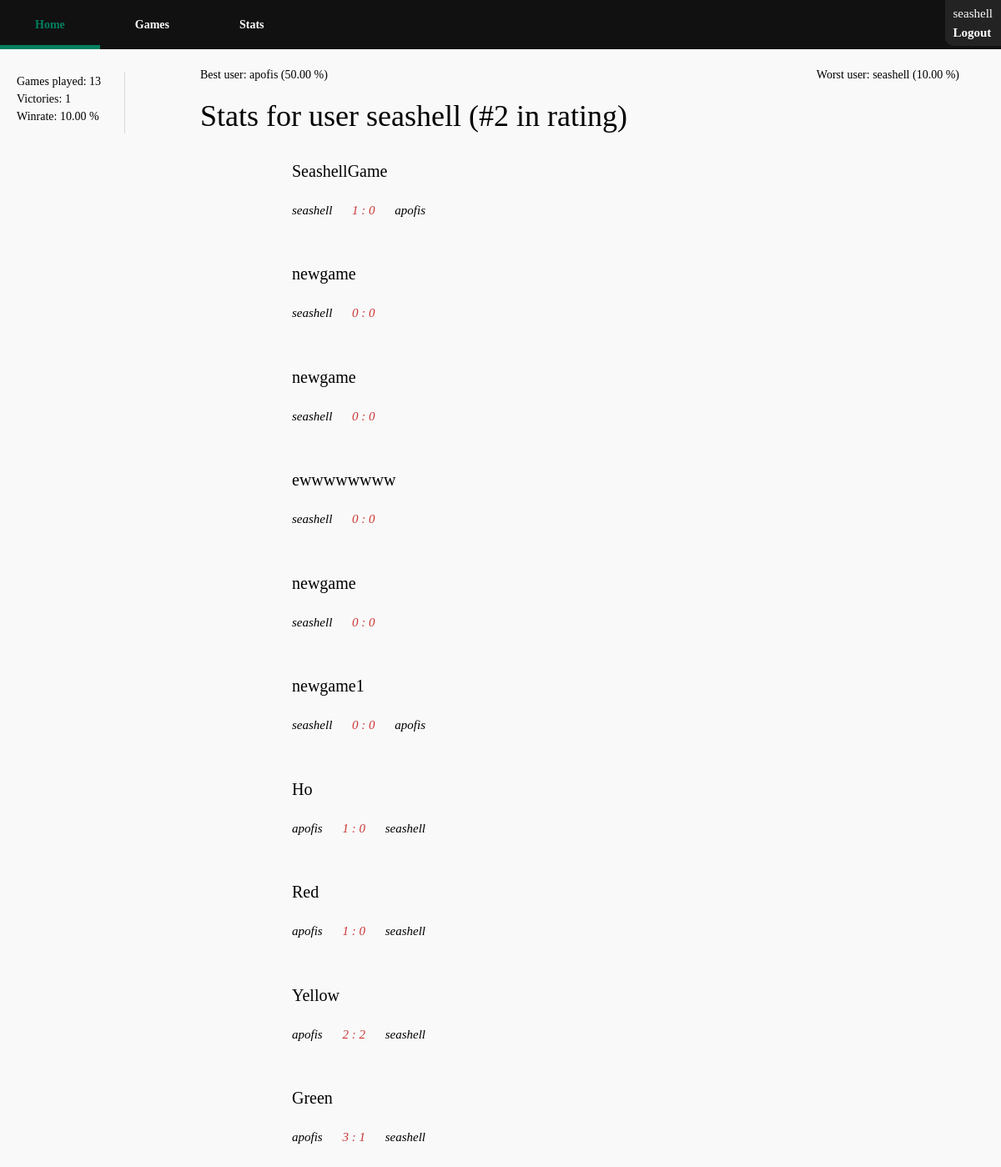
Page /stats/ (signed in) on the earlier database version.
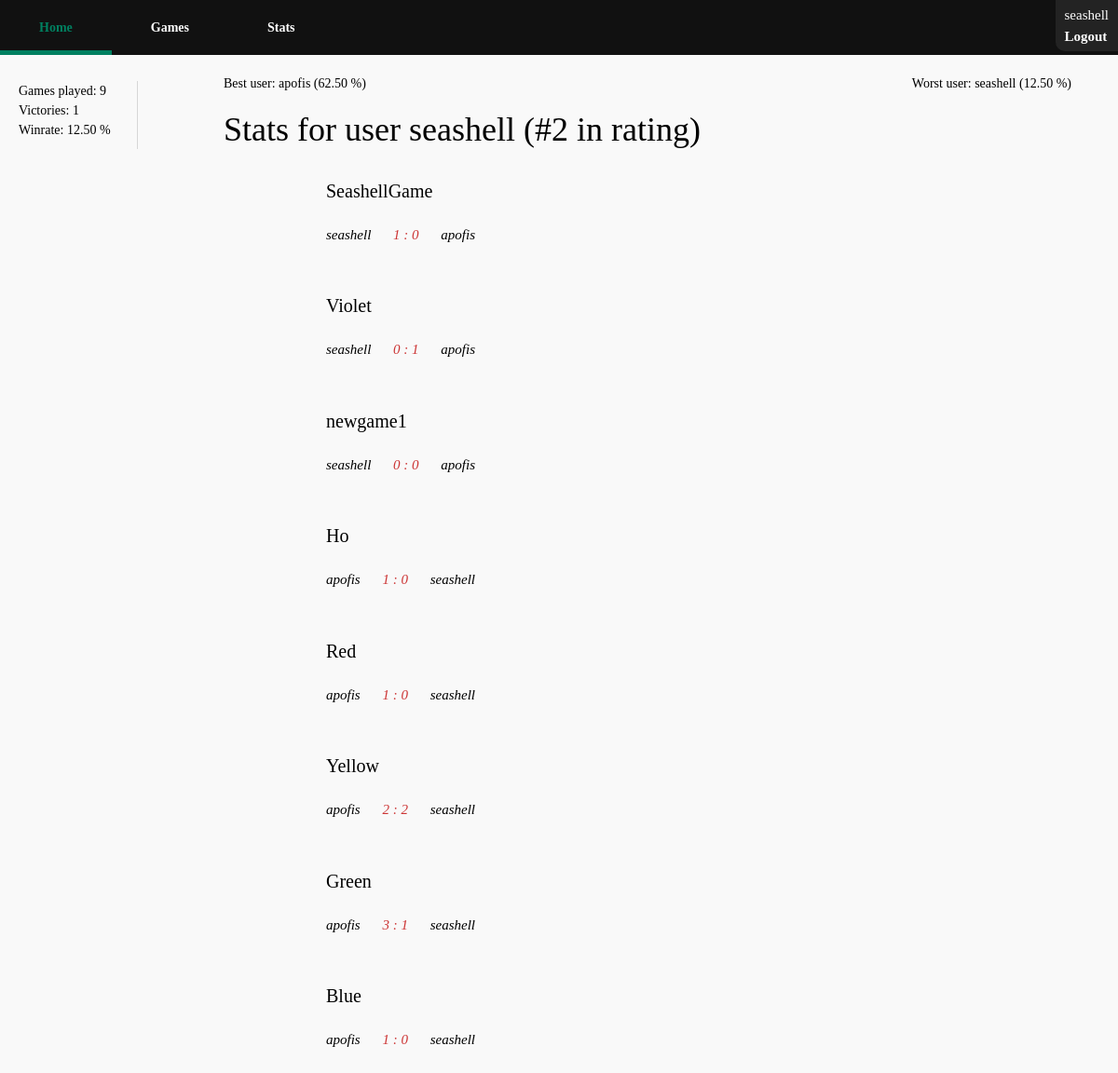
Same page on the later database version.
### testapp/models.py (models this page shows)
class Game(models.Model):
    isCompleted = models.BooleanField(default=False)
    isPublic = models.BooleanField()
    password = models.CharField(max_length=10, null=True)
    gameName = models.CharField(max_length=100, default='NoNameGame')
    ownerID = models.ForeignKey(User, on_delete=models.CASCADE, related_name='owner')
    secondPlayerID =models.ForeignKey(User, on_delete=models.SET_NULL, null=True, related_name='secondPlayer')
    winnerID = models.ForeignKey(User, on_delete=models.SET_NULL, null=True, related_name='winner')
    ownerScore = models.IntegerField(default=0)
    secondPlayerScore = models.IntegerField(default=0)

### userStatistics/views.py (the view)
# urls.py: path('', views.statsAll, name='Games Stats')
@login_required()
def statsAll(request):
    currentUser = request.user;
    games = Game.objects.filter(Q(ownerID = currentUser) | Q(secondPlayerID = currentUser) )
    wonGames = games.filter(winnerID=currentUser)
    users = User.objects.all()
    rating = list()
    for u in users:
        games1 = Game.objects.filter(isCompleted=True).filter(Q(ownerID=u) | Q(secondPlayerID=u))
        wins = games.filter(winnerID=u).count()
        if games1.count() > 0:
            item = (u, wins / games1.count())
            rating.append(item)
    rating.sort(key=(lambda i: i[1]), reverse=True)
    for r in rating:
        if r[0] == currentUser:
            currUserPlace = rating.index(r) + 1
    return render(
        request,'stats/statsAll.html', { 'currentUser': { 'username': currentUser.get_username,
                                                          'place': currUserPlace,
                                                          'amountGamesPlayed': games.count(),
                                                          'victories': wonGames.count(),
                                                          'winrate': "{0:.2f}".format(
                                                              wonGames.count() * 100 / games.filter(
                                                                  isCompleted=True).count()),
                                                          },
                                         'games': games.exclude(isCompleted=False),
                                         'bestUser': {'user': rating[0][0], 'winrate': "{0:.2f}".format(rating[0][1] * 100)},
                                         'worstUser': {'user': rating[-1][0], 'winrate': "{0:.2f}".format(rating[-1][1] * 100)}}
    )

### templates/stats/statsAll.html (shortened to what this page needs)
{% extends "base_generic.html" %}
{% block aside %}
    <aside id="gamenav">
        <ul>
            <li>Games played: {{ currentUser.amountGamesPlayed }}</li>
            <li>Victories: {{ currentUser.victories }}</li>
            <li>Winrate: {{ currentUser.winrate }} %</li>
        </ul>
    </aside>
{% endblock %}
{% block content %}
    <div id="allgames-top">
        <span id="allgames-top-create">Best user: {{ bestUser.user.get_username }} ({{ bestUser.winrate }} %)</span>
        <span id="allgames-top-stats">Worst user: {{ worstUser.user.get_username }} ({{ worstUser.winrate }} %)</span>
    </div>
    <h1>Stats for user {{ currentUser.username }} (#{{ currentUser.place }} in rating)</h1>
    <div id="oldmoves-container">
    <ul id="oldmoves-list">
            {% for game in games %}
            <li class="notification-item">
                <div>{{ game.gameName }}</div> <br/>
                <span>
                    <p class="player">{{ game.ownerID.username }} </p>
                    <p id="score">{{ game.ownerScore }} : {{ game.secondPlayerScore }} </p>
                    <p class="player">{{ game.secondPlayerID.username }}</p>
                </span>
            </li>
            {% endfor %}
        </ul>
    </div>
{% endblock %}

### templates/base_generic.html (shortened to what this page needs)
<!DOCTYPE html>
<html lang="en">
<head>
  <link rel="stylesheet" href="https://maxcdn.bootstrapcdn.com/bootstrap/3.3.7/css/bootstrap.min.css">
  {% load static %}
  <link rel="stylesheet" href="{% static '../static/css/styles.css' %}">
</head>
<body>
      <nav>
      <ul>
          <li><a href="{% url 'Home' %}">Home</a></li>
          <li><a href="{% url 'All Games' %}">Games</a></li>
          <li><a href="{% url 'Games Stats' %}">Stats</a></li>
      </ul>
          <div id="user">
        {% if user.is_authenticated %}
            <div id="username">{{ user.get_username }}</div>
              <a href="{% url 'logout'%}?next=/accounts/login">Logout</a>
          {% else %}
             <div><a href="{% url 'login'%}?next={{request.path}}">Login</a></div>
            {% endif %}
    </div>
      </nav>
      {% block aside %}{% endblock %}
      <main>
      {% block content %}{% endblock %}
      </main>
</body>
</html>

### static/css/styles.css (style rules this page uses)
:root { --main-bg-color: #f9f9f9; --em-color: #008060; --em-color-red: #CC3434; }
body { display: table; font-family: Verdana, fantasy; border: 0; padding: 0; margin: 0; border-style: none; background-color: var(--main-bg-color); color: black; width: 100%; line-height: 1.5; }
#user { width: auto; border-radius: 0 0 0 10px; position: fixed; font-size: 15px; color: white; padding: 5px; padding-left: 10px; padding-right: 10px; top: 0; right: 0; border: none; background-color: rgba(55,55,55,0.5); }
#user a { color: white; }
aside { display: inline-block; }
nav { display: table-row-group; width: 100%; margin-bottom: 0; }
nav ul { position: -webkit-sticky; position: sticky; top: 0; list-style-type: none; margin: 0; padding: 0; overflow: hidden; background-color: #111111; }
nav ul li { float: left; }
nav ul li a { color: white; }
nav ul li a:link { display: block; background-color: #111111; padding: 3em; padding-top: 1em; padding-bottom: 1em; text-decoration: none; border:0; border-top: 5px; border-bottom: 5px; border-style: solid; border-color: #111; }
.notification-item { display: block; }
.availableGame, .notification-item { padding: 20px; display: inline-block; float: left; border: var(--main-bg-color); }
.notification-item { display: block; float: none; }
.notification-item div { display: block; }
.availableGame div, .notification-item div, .notification-item a div div, .notification-item div div { font-size: 20px; }
.availableGame, .notification-item span, .notification-item a div span, .notification-item div span { font-size: 15px; font-style: italic; }
#gamenav { float: left; margin-top: 2em; padding-right: 2em; border-right-width: thin; border-right-color: #d7d7d7; border-right-style: solid; }
#gamenav ul { list-style-type: none; padding-left: 20px; }
#allgames-top-stats { position: fixed; right: 50px; }
#oldmoves-container { padding-left: 50px; }
#oldmoves-list { list-style-type: none; }
main { display: block; padding: 0; margin: auto; margin-top: 20px; margin-left: 20%; }
.player { display: inline-block; }
#score { display: inline-block; margin: auto 20px; color: var(--em-color-red); }
a { font-weight: bolder; color: black; }

Differences in the rows shown:
removed Game: gameName "newgame", ownerID.username "seashell", ownerScore "0", secondPlayerScore "0"
removed Game: gameName "newgame", ownerID.username "seashell", ownerScore "0", secondPlayerScore "0"
removed Game: gameName "ewwwwwwww", ownerID.username "seashell", ownerScore "0", secondPlayerScore "0"
removed Game: gameName "newgame", ownerID.username "seashell", ownerScore "0", secondPlayerScore "0"
now on this page (row edited): Game: gameName "Violet", ownerID.username "seashell", ownerScore "0", secondPlayerScore "1", secondPlayerID.username "apofis"
now on this page (row edited): Game: gameName "Blue", ownerID.username "apofis", ownerScore "1", secondPlayerScore "0", secondPlayerID.username "seashell"
Other differences:
{{ currentUser.amountGamesPlayed }}: "13" → "9"
{{ currentUser.winrate }}: "10.00" → "12.50"
{{ bestUser.winrate }}: "50.00" → "62.50"
{{ worstUser.winrate }}: "10.00" → "12.50"
